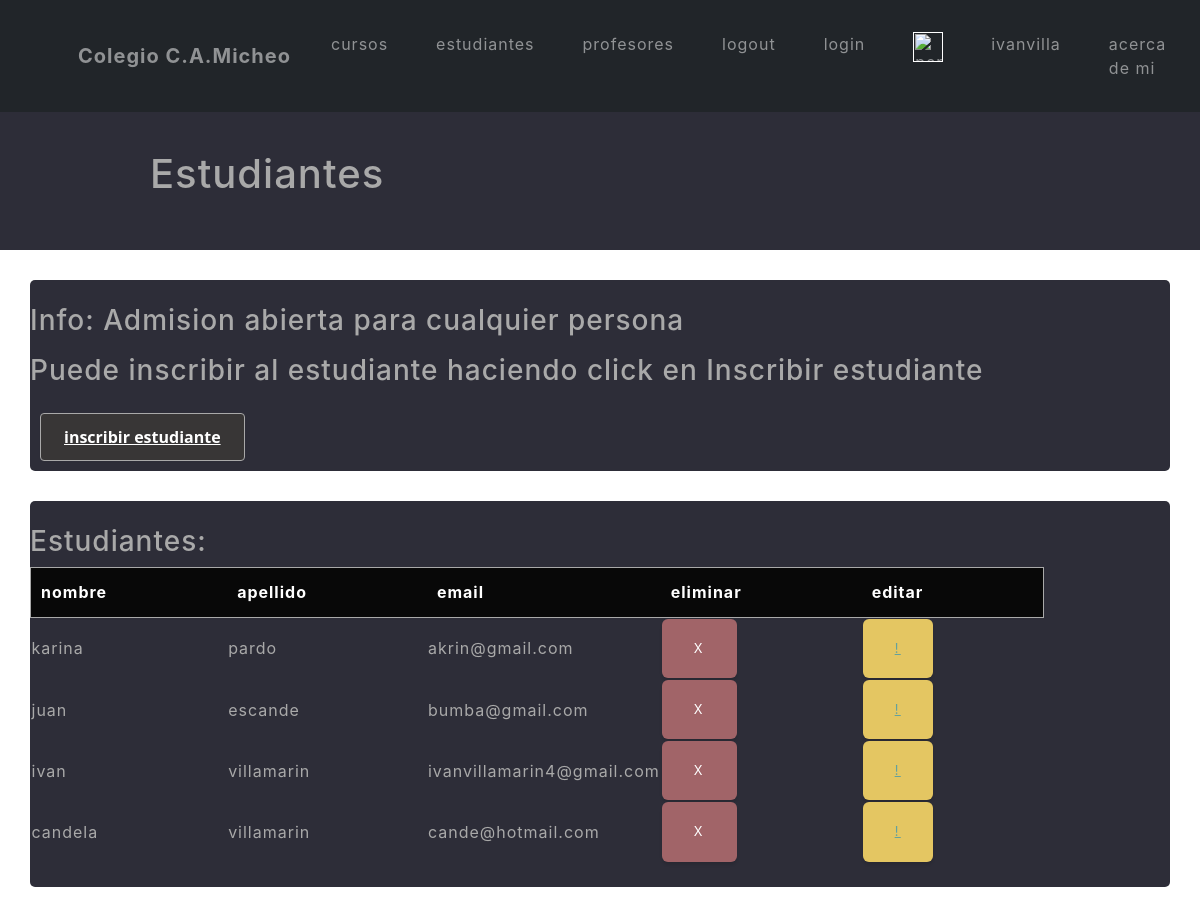
/estudiantes (signed in), run on an earlier commit of the app's database.
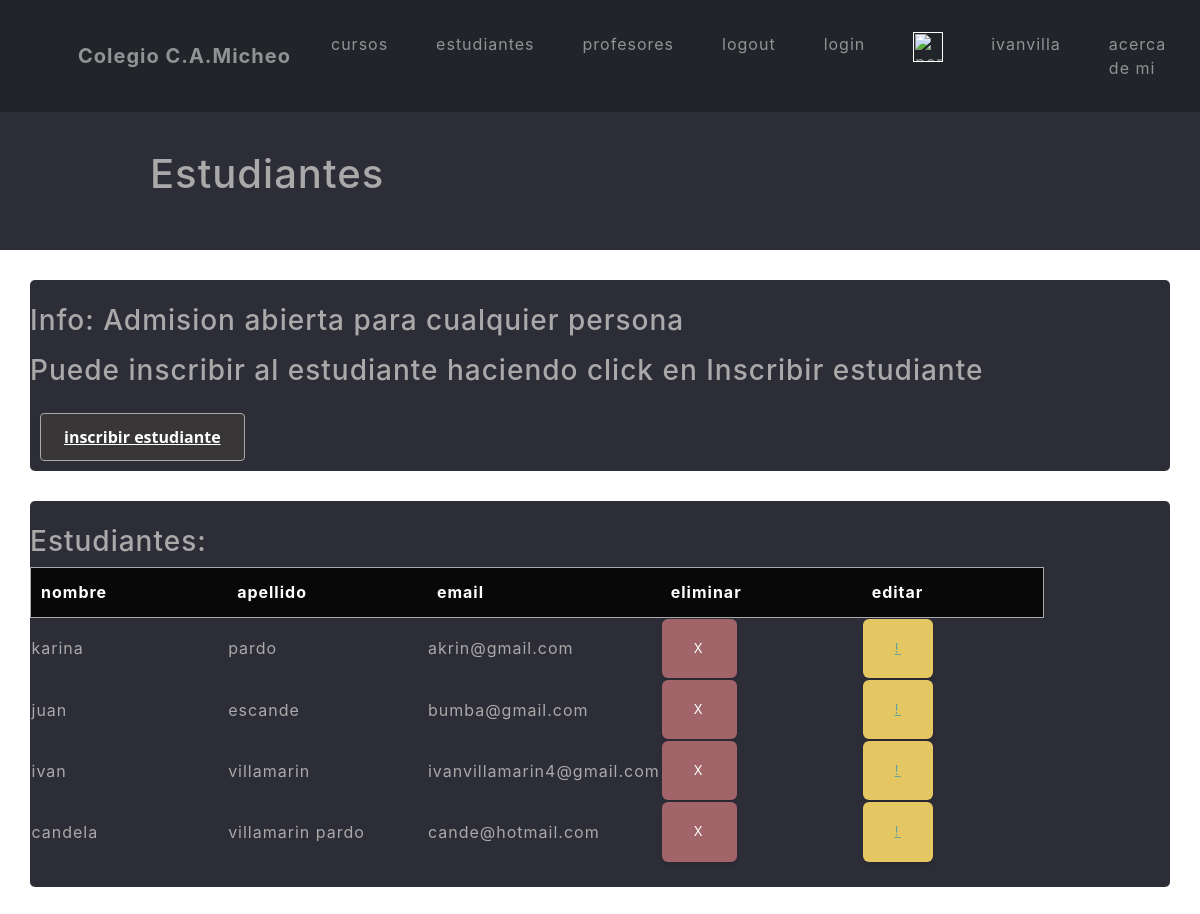
And on a later commit of the database.
### App/models.py (models this page shows, shortened)
class Estudiante(models.Model):
    nombre = models.CharField(max_length=30)
    apellido = models.CharField(max_length=30)
    email = models.EmailField()

### App/views.py (the view)
# urls.py: path('estudiantes', estudiantes, name="estudiantes"),
@login_required
def estudiantes(request):
    Estudiantes = Estudiante.objects.all()
    return render(request, "App/estudiantes.html", {"Estudiantes":Estudiantes})

### App/templates/App/estudiantes.html (shortened to what this page needs)
<div>
    {% extends "App/inicio.html" %}
    {% load static %}
        {% block contenidoQueCambia %}
        <div class="titulo">
            <h1 style="padding: 150px" >Estudiantes</h1>
        </div>
        <div style="margin: 30px;" style="padding: 40px;" class="info">
            <br>
            <h3><p style="color: darkgray;">Info: Admision abierta para cualquier persona</p></h3>
            <h3> <p style="color: darkgray;" > Puede inscribir al estudiante haciendo click en Inscribir estudiante </p> </h3>
            <button id="bottone5"> <a style="color: white;" href="/App/setEstudiante">inscribir estudiante</a></button>
            <br>
        </div>
        <div class="info" style="margin: 30px;" style="padding: 30px;" >
            <br>
            <h3 style="color: darkgrey;" style="margin: 20px;" >Estudiantes:</h3>
            <table style="color: darkgrey;" id="tablaComp">
                <tr id="tablaEst">
                    <th>nombre</th>
                    <th>apellido</th>
                    <th>email</th>
                    <th>eliminar</th>
                    <th>editar</th>
                </tr>
                    {% for estudiante in Estudiantes %}
                    <tr>
                        <td>{{estudiante.nombre}}</td>
                        <td>{{estudiante.apellido}}</td>
                        <td>{{estudiante.email}}</td>
                        <td><button class="btn btn-danger btnEliminar"><a href="{% url 'eliminarEstudiante' estudiante.nombre %}">X</a></button></td>
                        <td><button class="btn btn-warning btnEditar"><a href="{% url 'editarEstudiante' estudiante.nombre %}">!</a></button></td>
                    </tr>
                    {% endfor %}
            </table>
            <br>
        </div>
        {% endblock %}

What changed in the data, as far as the page shows it:
changed Estudiante "candela": apellido "villamarin" → "villamarin pardo"
